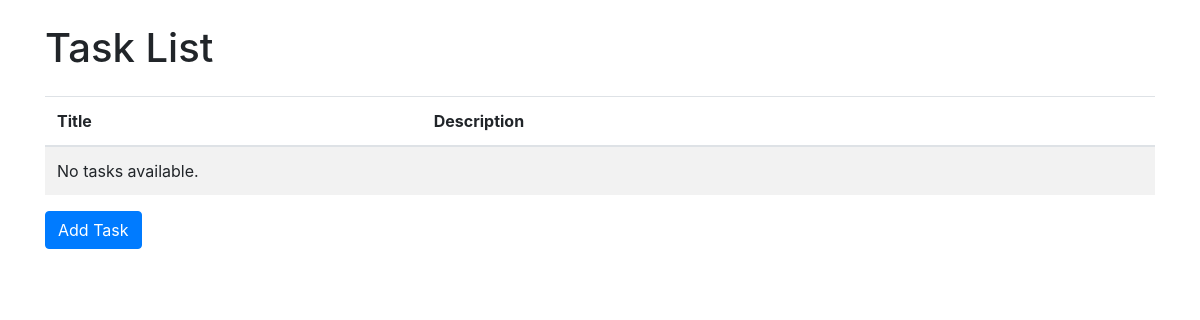
Before: / with the older database file.
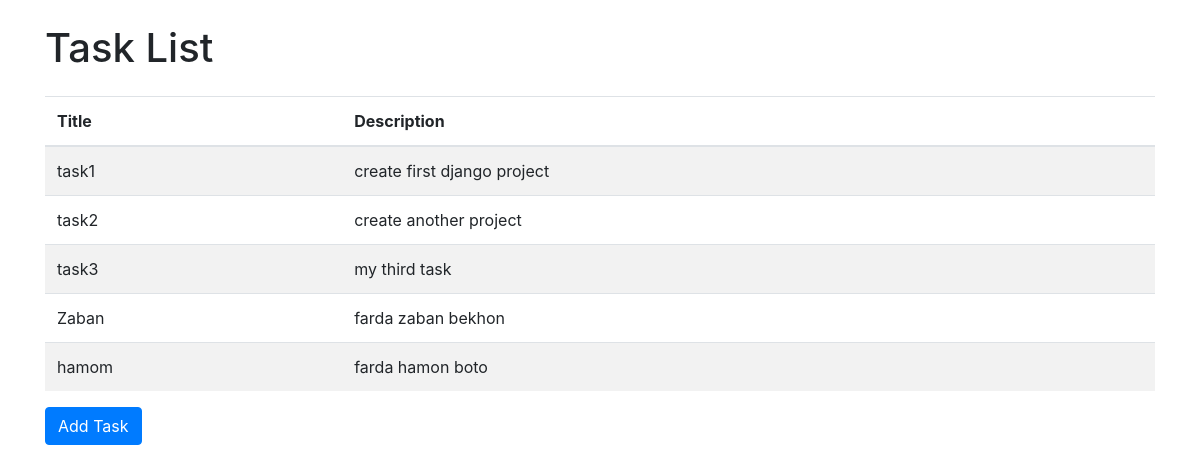
After: the same page with the newer database file.
### todoapp/models.py (models this page shows, shortened)
class Task(models.Model):
    title = models.CharField(max_length=200)
    description = models.TextField()

### todoapp/views.py (the view)
# urls.py: path('', views.task_list, name='task_list'),
def task_list(request):
    tasks = Task.objects.all()
    return render(request, 'todoapp/task_list.html', {'tasks': tasks})

### todoapp/templates/todoapp/task_list.html (shortened to what this page needs)
<!DOCTYPE html>
<html>
<head>
    <link rel="stylesheet" href="https://stackpath.bootstrapcdn.com/bootstrap/4.5.2/css/bootstrap.min.css">
</head>
<body>
    <div class="container">
        <h1 class="mt-4">Task List</h1>
        <table class="table table-striped mt-4">
            <thead>
                <tr>
                    <th scope="col">Title</th>
                    <th scope="col">Description</th>
                </tr>
            </thead>
            <tbody>
                {% for task in tasks %}
                    <tr>
                        <td>{{ task.title }}</td>
                        <td>{{ task.description }}</td>
                    </tr>
                {% empty %}
                    <tr>
                        <td colspan="2">No tasks available.</td>
                    </tr>
                {% endfor %}
            </tbody>
        </table>
        <a href="{% url 'add_task' %}" class="btn btn-primary">Add Task</a>
    </div>
</body>
</html>

Changed rows visible on the page:
added Task: title "task1", description "create first django project"
added Task: title "task2", description "create another project"
added Task: title "task3", description "my third task"
added Task: title "Zaban", description "farda zaban bekhon"
added Task: title "hamom", description "farda hamon boto"
Other visible differences:
text no longer shown: "No tasks available."
